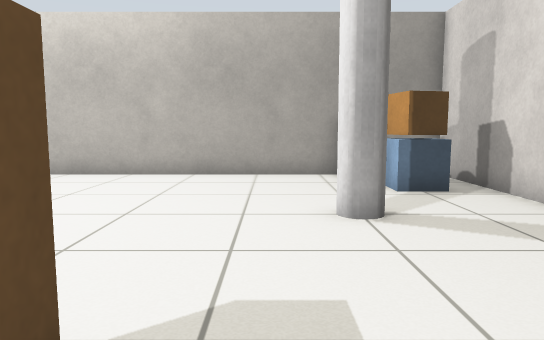
View 1 (above)

19 first-person views from a walk through a Gazebo world. The camera is 0.72 m above the floor, tilts 6° down and sees 70° across. The floor is counted in squares, 0.5 m on a side. Each view is taken from the middle of a square. On the plan, view 1 faces up. The plan holds only what a view shows up to about 16 squares ahead; the rest is blank.

View 2
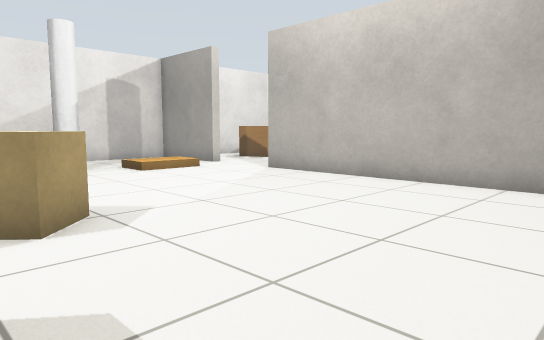

View 3
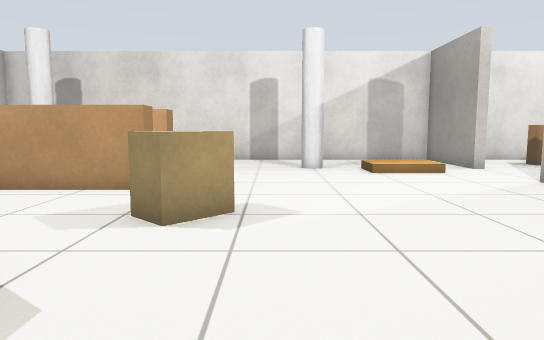

View 4
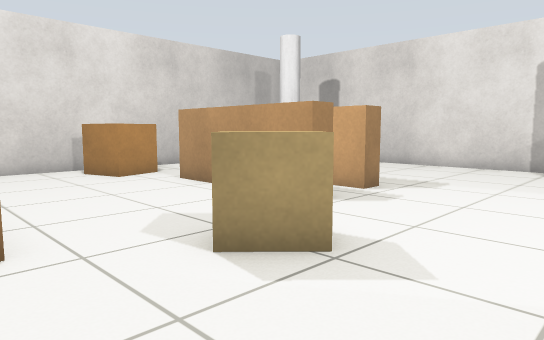

View 5
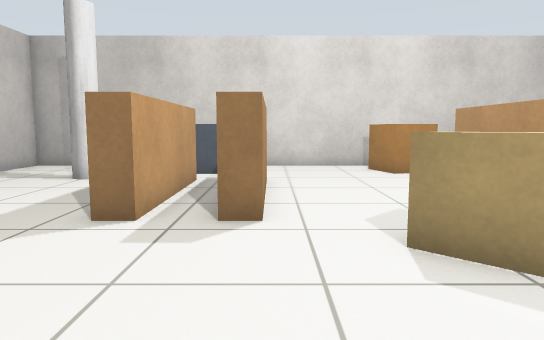

View 6
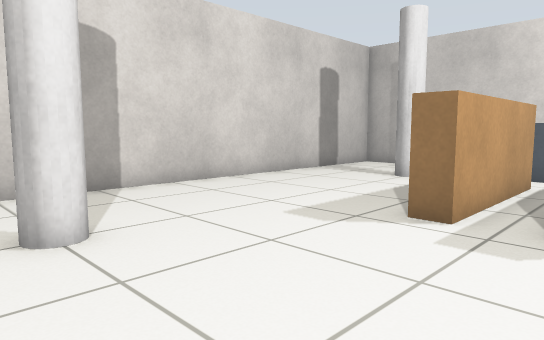

View 7
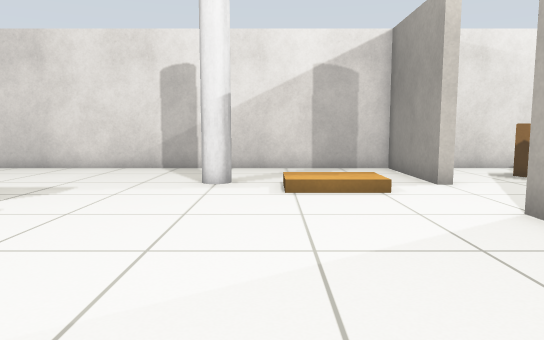

View 8
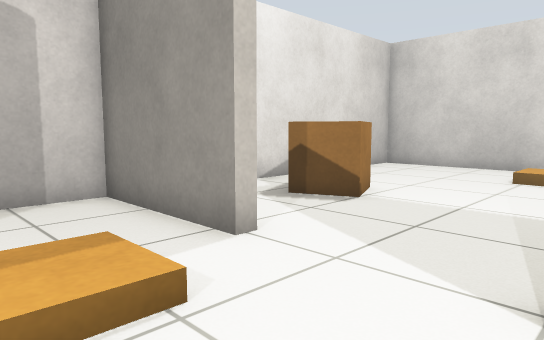

View 9
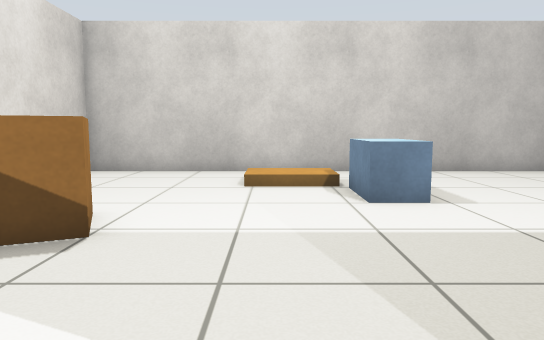

View 10
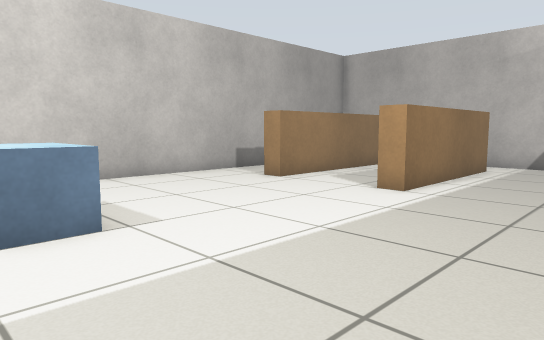

View 11
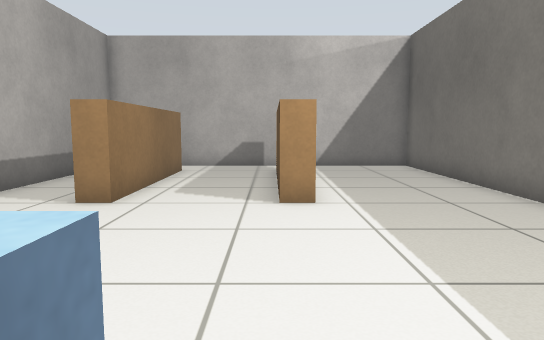

View 12
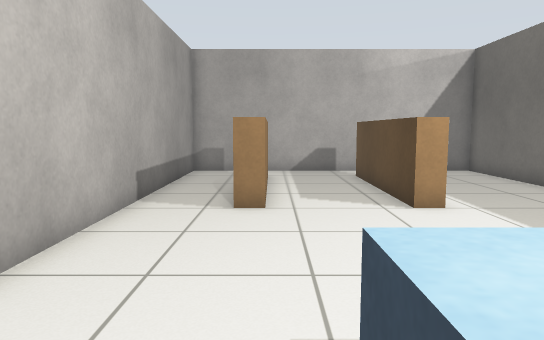

View 13
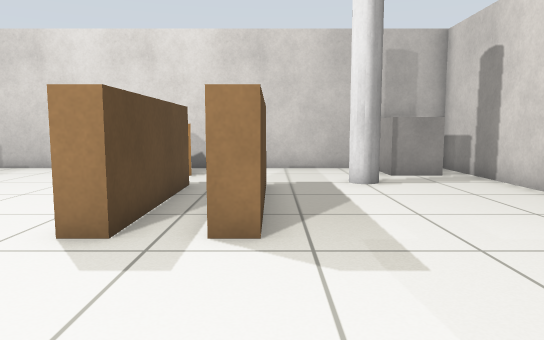

View 14
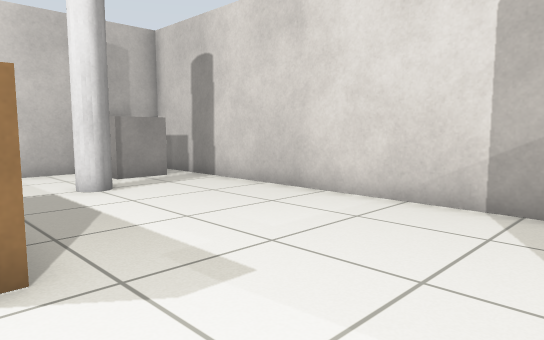

View 15
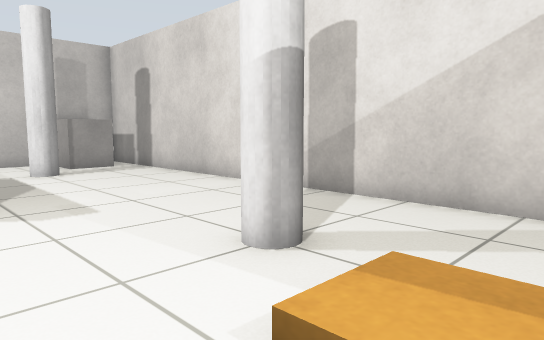

View 16
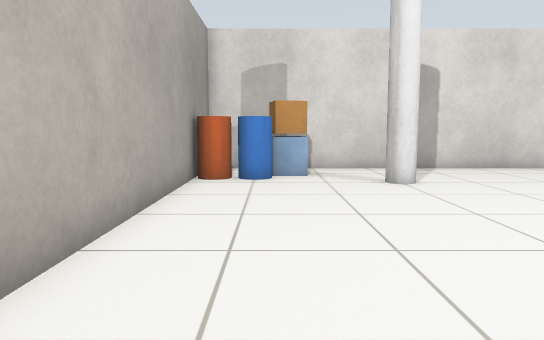

View 17
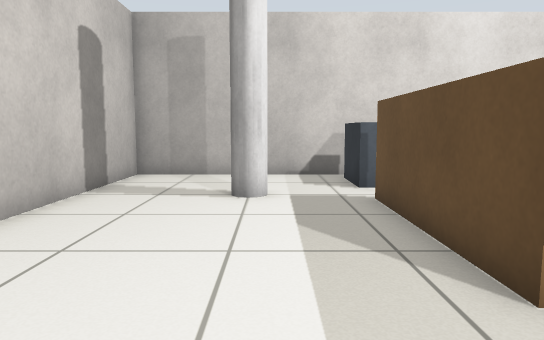

View 18
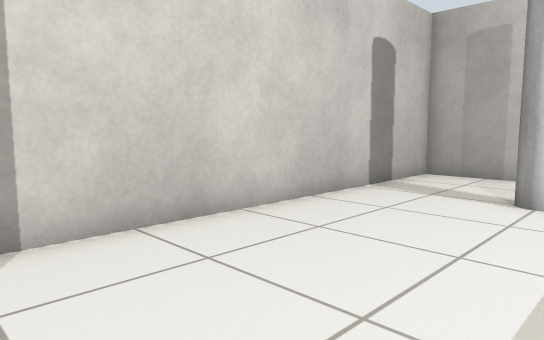

View 19
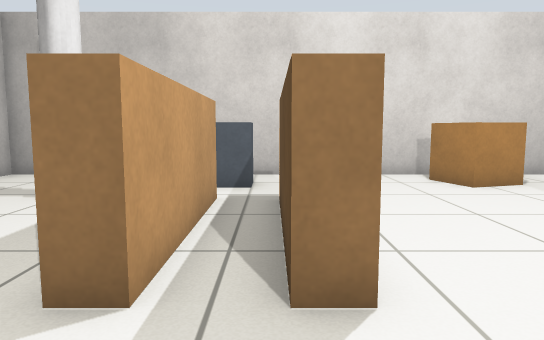

### Floor plan
Points are (right, up) in squares from view 1. A wall is a line through its corners. A room is listed if a view was taken in it or the views show most of it. See-through windows are left out.
Room 1 (views 1, 2, 3, 4, 5, 6, 7, 8, 9, 10, 11, 12, 13, 14, 15, 16, 17, 18, 19)
walls: (-2.5, 12.7) (1.5, 12.7); (1.5, 12.3) (-10.5, 12.3); (3.4, 12.7) (5.3, 12.7) (5.3, 24.3) (-18.3, 24.3) (-18.3, 14.6); (-18.3, 11.2) (-18.3, -7.3) (-17.4, -7.3); (-15.4, -7.3) (5.3, -7.3) (5.3, 12.3) (3.4, 12.3)
low walls: (-9.9, 2) (-9.2, 2) (-9.2, -3); (-1.9, 2) (-1.2, 2) (-1.2, -3); (-3.9, -2.1) (-3.9, 2) (-3.2, 2); (-11.9, -3) (-11.9, 2) (-11.2, 2); (3.6, 17.1) (-2.5, 17.1) (-2.5, 17.8) (3.5, 17.8); (3.5, 21.1) (-2.5, 21.1) (-2.5, 21.9)
objects: grey box (-18, 12) to (-14, 12); grey box (-17, -7) to (-16, -5); brown box (-16, 16) to (-15, 17); pillar (-15, -4) to (-14, -3); pillar (-15, 6) to (-14, 7); blue box (-10, 19) to (-9, 20); brown box (-9, -6) to (-8, -5); brown box (-7, 3) to (-6, 4); dark grey box (-2, -6) to (-1, -5); dark grey box (-2, -5); pillar (1, -4) to (2, -3); pillar (1, 6) to (2, 7); barrel (2, 10); barrel (2, 11) to (3, 12); brown box (3, 9) to (4, 10)

Positions as (right, up) in squares from view 1, and headings:
1: (0, 0), facing up
2: (0, 2), facing up-left
3: (0, 5), facing left
4: (-3, 7), facing down-left
5: (-4, 8), facing down
6: (-4, 8), facing down-right
7: (-4, 8), facing left
8: (-10, 9), facing up-left
9: (-12, 11), facing up
10: (-11, 13), facing up-right
11: (-10, 18), facing right
12: (-11, 21), facing right
13: (-12, 7), facing down
14: (-11, 6), facing down-left
15: (-11, 10), facing down-left
16: (-9, 10), facing right
17: (1, 5), facing down
18: (0, 5), facing down-right
19: (-3, 5), facing down
